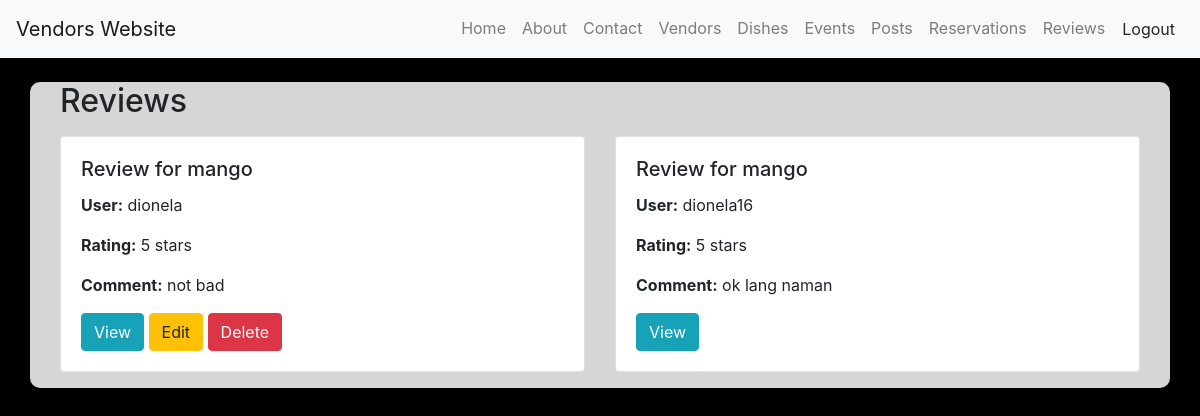
/reviews/ (signed in), run on the app's committed database.
### app/models.py (models this page shows, shortened)
class Review(models.Model):
    user = models.ForeignKey(settings.AUTH_USER_MODEL, on_delete=models.CASCADE)
    dish = models.ForeignKey(Dish, related_name='reviews', on_delete=models.CASCADE)
    RATING_CHOICES = [
        (1, '1 - Poor'),
        (2, '2 - Fair'),
        (3, '3 - Good'),
        (4, '4 - Very Good'),
        (5, '5 - Excellent'),
    ]
    rating = models.PositiveSmallIntegerField(choices=RATING_CHOICES)
    comment = models.TextField(blank=True, null=True)
    created_at = models.DateTimeField(auto_now_add=True)

class Dish(models.Model):
    vendor = models.ForeignKey(Vendor, related_name='dishes', on_delete=models.CASCADE)
    name = models.CharField(max_length=255)
    description = models.TextField()
    price = models.DecimalField(max_digits=10, decimal_places=2)
    image = models.ImageField(upload_to='dishes/')

### accounts/models.py (models this page shows, shortened)
class CustomUser(AbstractUser):
    role = models.CharField(
        max_length=6,
        choices=(
            ('vendor', 'Vendor'),
            ('user', 'User'),
        ),
        default='user'
    )
    phone_number = models.CharField(max_length=15, blank=True, null=True)
    address = models.CharField(max_length=255, blank=True, null=True)
    valid_id = models.BooleanField(default=False)

### app/views.py (the view)
# urls.py: path('reviews/', ReviewListView.as_view(), name='review_list'),
class ReviewListView(ListView):
    model = Review
    template_name = 'review/review_list.html'
    context_object_name = 'reviews'

### app/templates/review/review_list.html (shortened to what this page needs)
{% extends "app/base.html" %}
{% block content %}
<div class="container mt-4">
    <h2 class="mb-3">Reviews</h2>
    <div class="row">
        {% for review in reviews %}
            <div class="col-md-6">
                <div class="card mb-3">
                    <div class="card-body">
                        <h5 class="card-title">Review for {{ review.dish.name }}</h5>
                        <p><strong>User:</strong> {{ review.user.username }}</p>
                        <p><strong>Rating:</strong> {{ review.rating }} stars</p>
                        <p><strong>Comment:</strong> {{ review.comment }}</p>
                        <a href="{% url 'review_detail' review.pk %}" class="btn btn-info">View</a>
                        {% if review.user == request.user %}
                            <a href="{% url 'review_update' review.pk %}" class="btn btn-warning">Edit</a>
                            <a href="{% url 'review_delete' review.pk %}" class="btn btn-danger">Delete</a>
                        {% endif %}
                    </div>
                </div>
            </div>
        {% empty %}
            <p class="text-muted">No reviews available.</p>
        {% endfor %}
    </div>
</div>
{% endblock content %}

### static/css/base.css (style rules this page uses)
body { background-color: black; }
.container { background-color: #d6d6d6; border-radius: 10px; }

### data on the page
Review: dish.name "mango", user.username "dionela", rating "5", comment "not bad", shows "Edit"
Review: dish.name "mango", user.username "dionela16", rating "5", comment "ok lang naman"
